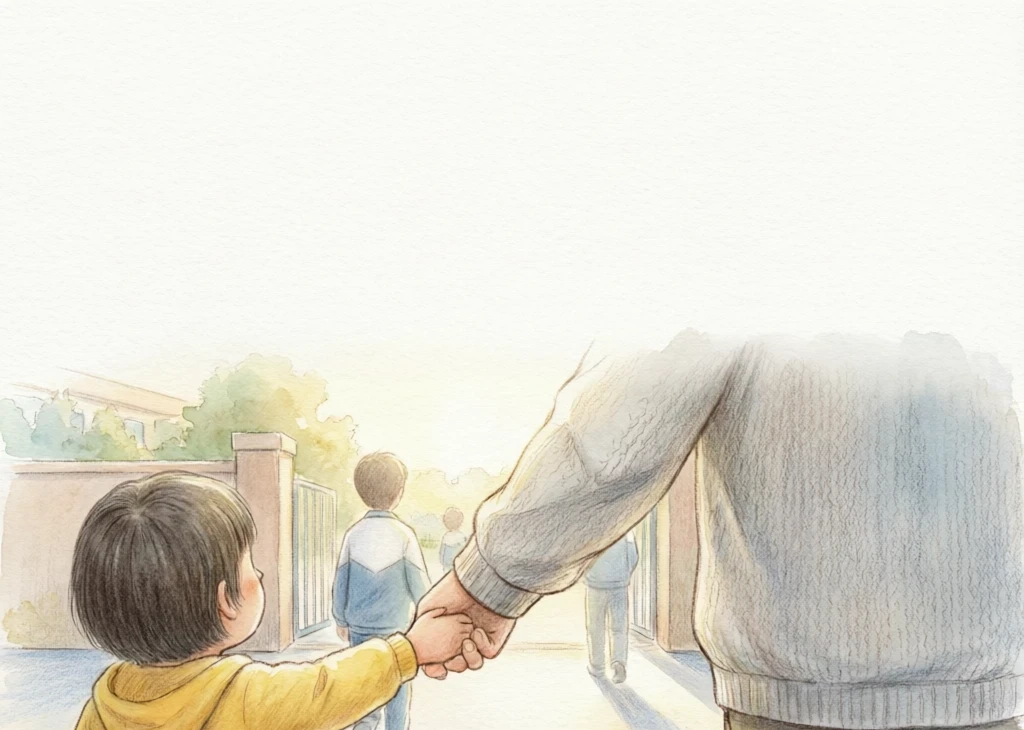
#> input picture shots/arrival/01.webp, 1024 x 730 px, found by its file name; its folder holds only this picture in this run
$ python crop_watermark.py ../shots/arrival/01.webp
#> lines starting #> are read from the running program, lines starting #| are printed output that depends on the picture
"""裁掉 Qoder 生图烘焙在底部的水印条（"AI 生成"）。

用法：  python tools/crop_watermark.py [--bottom 38]
说明：  24 张统一裁，保证一致性；原图会先备份到仓库外的 _shots_orig/。
        裁完尺寸 1024x730，渲染时按 4:3 容器 cover 裁切即可。
"""

import os
import shutil
import sys

from PIL import Image

HERE = os.path.dirname(os.path.abspath(__file__))
ROOT = os.path.join(HERE, "..", "shots")
BACKUP = os.path.join(HERE, "..", "_shots_orig")
SCENES = ["medication", "injection", "haircut", "kindergarten"]

bottom = 38
if "--bottom" in sys.argv:
    bottom = int(sys.argv[sys.argv.index("--bottom") + 1])

total = 0
for scene in SCENES:
    os.makedirs(os.path.join(BACKUP, scene), exist_ok=True)
    for i in range(1, 7):
        path = os.path.join(ROOT, scene, "%02d.webp" % i)
        if not os.path.exists(path):
            print("MISSING", path)
            continue
        shutil.copy2(path, os.path.join(BACKUP, scene, "%02d.webp" % i))
        im = Image.open(path).convert("RGB")
#> im is the input picture: PIL image 1024x730 RGB; mean R, G, B 225, 221.8, 210.4
        w, h = im.size
#> w = 1024; h = 730
        im2 = im.crop((0, 0, w, h - bottom))
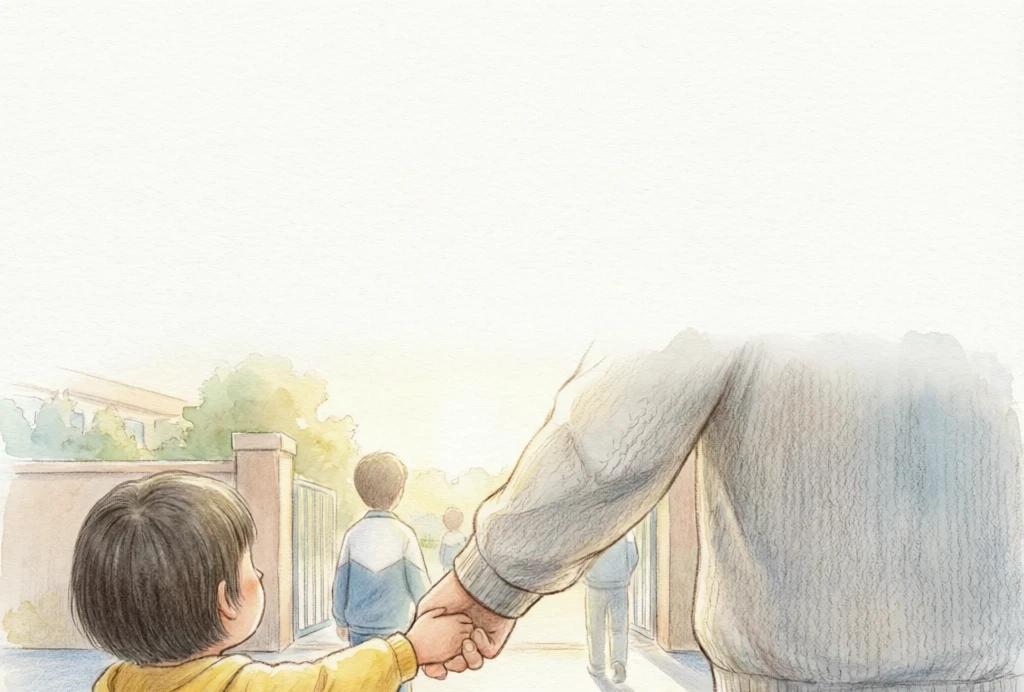
#> im2: PIL image 1024x692 RGB; mean R, G, B 226, 223.2, 212.8
        im2.save(path, "WEBP", quality=86, method=6)
        total += 1
        print("%s/%02d.webp  %dx%d -> %dx%d  %dKB" % (
            scene, i, w, h, im2.size[0], im2.size[1], os.path.getsize(path) // 1024))
#| medication/01.webp  1024x730 -> 1024x692  69KB
print("DONE", total)
